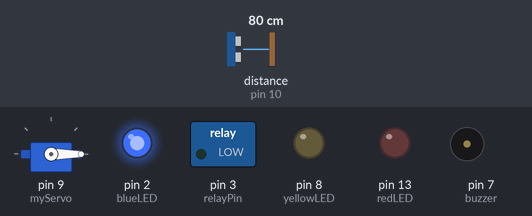
A sketch run on a simulated Arduino Uno, built with avr-gcc and run on an emulated ATmega328P. On the bench: servo, switched loads named in the sketch (green lamp = pin HIGH), output pins drawn as LEDs (lit = HIGH), buzzer (waves = sounding, pin HIGH). Wiring (inferred from the names in the program): ultrasonic range finder: trigger pin 6; echo pin 10. Dashed ring = blinking. The inputs (shaded band) are chosen by the test bench; at power-on: distance to the obstacle (sensor on pin 10) 80 cm. The echo pulse lasts 58.3 µs per cm; pins used as bus, display or sensor lines are not drawn.

Above: at 1.2 s.
1.3 s: distance to the obstacle (sensor on pin 10) set to 2 cm
At 2.6 s:
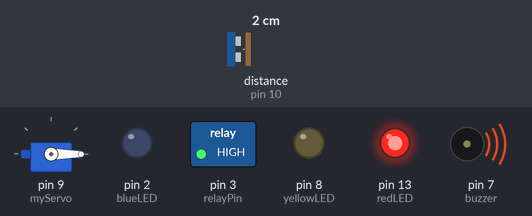
4.3 s: distance to the obstacle (sensor on pin 10) set to 30 cm
5.8 s: distance to the obstacle (sensor on pin 10) set to 37 cm
At 7.3 s:
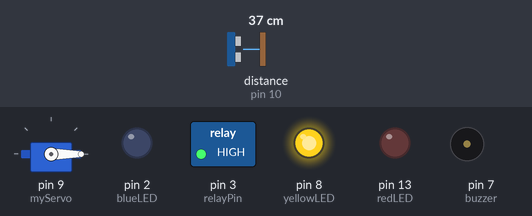
8.8 s: distance to the obstacle (sensor on pin 10) set to 4 cm
At 10.1 s:
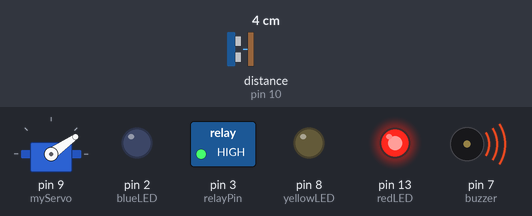
11.8 s: distance to the obstacle (sensor on pin 10) set to 35 cm
At 12.6 s:
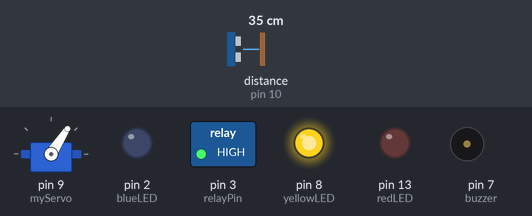
14.8 s: distance to the obstacle (sensor on pin 10) set to 9 cm
At 16.1 s:
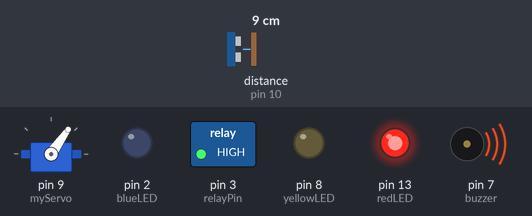
Timing chart, 0 to 18.8 s (numbered marks = the images above; inputs shaded):
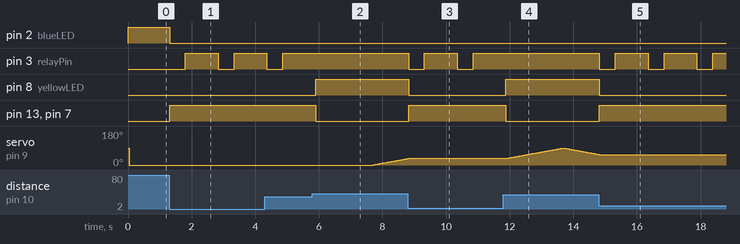

Measured:
- the behaviour switches between 34 and 35 cm on distance to the obstacle (sensor on pin 10) (found by bisection; images 1 and 2)
- after the input at 1.3 s, pin 2 (blueLED): HIGH → LOW at once; pin 3 (relayPin): LOW → HIGH after 0.51 s, → LOW 1.0 s later, → HIGH 0.50 s later; pin 13 (redLED), pin 7 (buzzer): LOW → HIGH at once; servo on pin 9 (myServo): stays 0° (without the input it goes to 1° after 1.9 s)
- after the input at 5.8 s, pin 3 (relayPin): stops changing and stays HIGH; pin 8 (yellowLED): LOW → HIGH after 0.10 s; pin 13 (redLED), pin 7 (buzzer): HIGH → LOW after 0.10 s; servo on pin 9 (myServo): moves from 0° to 34° over 1.1 s, starting after 1.9 s
- after the input at 8.8 s, pin 3 (relayPin): alternates HIGH for 1.0 s and LOW for 0.50 s, starting at once; pin 8 (yellowLED): HIGH → LOW at once; pin 13 (redLED), pin 7 (buzzer): LOW → HIGH at once; servo on pin 9 (myServo): goes on until 8.8 s, then stays 35°
- after the input at 11.8 s, pin 3 (relayPin): stops changing and stays HIGH; pin 8 (yellowLED): LOW → HIGH after 0.08 s; pin 13 (redLED), pin 7 (buzzer): HIGH → LOW after 0.08 s; servo on pin 9 (myServo): rises from 35° to 90° in 1.8 s, then falls to 56° in 1.1 s
- after the input at 14.8 s, pin 3 (relayPin): alternates HIGH for 1.0 s and LOW for 0.50 s, starting at once; pin 8 (yellowLED): HIGH → LOW at once; pin 13 (redLED), pin 7 (buzzer): LOW → HIGH at once; servo on pin 9 (myServo): goes on until 14.8 s, then stays 55°

The sketch:

Project.ino
```cpp
#include <Servo.h>

Servo myServo;

int triggerPin = 6;
int echoPin = 10;
int timeInMicroSec, distance, centimeters;

int redLED = 13;
int yellowLED = 8;
int blueLED = 2;
int buzzer = 7;

int relayPin = 3;

int angle = -90;              // Start angle
int step = 1;                 // +1 or -1 step
unsigned long lastMove = 0;   // Time of last step
const int interval = 15;      // Time between moves (ms)


void setup() {
  myServo.attach(9);

  pinMode(triggerPin, OUTPUT);
  pinMode(echoPin, INPUT);

  pinMode(redLED, OUTPUT);
  pinMode(yellowLED, OUTPUT);
  pinMode(blueLED, OUTPUT);
  pinMode(buzzer, OUTPUT);
  pinMode(relayPin, OUTPUT);

  Serial.begin(9600);

}

// ------ FUNCTION ------

// Relay
void shoot(){
  digitalWrite(relayPin, LOW);
  delay(500);

  digitalWrite(relayPin, HIGH);
  delay(1000);
}

// ------ LOOP ------
void loop() {

// Ultrasonic Distance Measurement
  digitalWrite(triggerPin, LOW);
  delayMicroseconds(2);
  digitalWrite(triggerPin, HIGH);
  delayMicroseconds(10);
  digitalWrite(triggerPin, LOW);

  timeInMicroSec = pulseIn(echoPin, HIGH);
  centimeters = timeInMicroSec / 29 / 2;
  distance = centimeters / 2.54; // convert to inches

  // Reset LEDs
  digitalWrite(yellowLED, LOW);
  digitalWrite(redLED, LOW);
  digitalWrite(blueLED, LOW);

  // Distancing
  if (distance <= 12) {
    digitalWrite(redLED, HIGH);
    digitalWrite(buzzer, HIGH);
    shoot();

  }
  else if (distance <= 20) {
    digitalWrite(buzzer, LOW);
    digitalWrite(yellowLED, HIGH);

    }
    else {
      digitalWrite(blueLED, HIGH);
      digitalWrite(buzzer, LOW);
    }

  delay(30);  // Small delay to avoid flooding serial

  // Servo Logic
// Servo sweep logic using millis()
if (distance > 12) {
  // true &&
  unsigned long currentTime = millis();

  if (currentTime - lastMove >= interval) {
    lastMove = currentTime;

    myServo.write(angle);  // Move servo
    angle += step;

    // Reverse direction at sweep limits
    if (angle >= 90 || angle <= -90) {
      step = -step;
    }
  }
}

}
```
